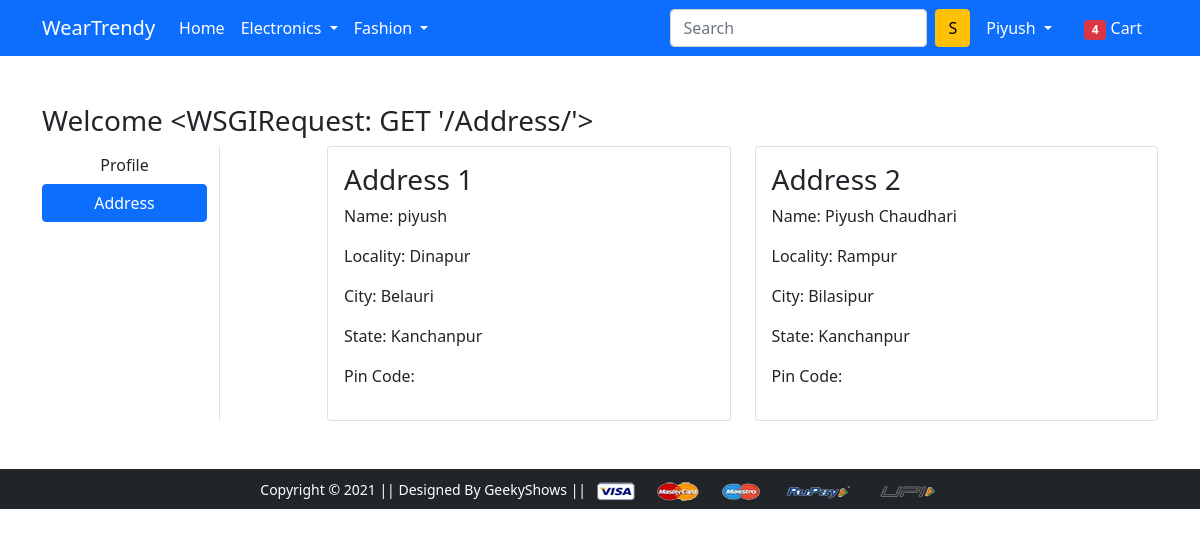
The app's page /address/ (signed in) with its own data.
### app/models.py (models this page shows, shortened)
class Customer(models.Model):
 user = models.ForeignKey(User,on_delete=models.CASCADE)
 name = models.CharField(max_length=200)
 locality = models.CharField(max_length=200)
 city = models.CharField(max_length=50)
 zipcode = models.IntegerField()
 state = models.CharField(choices=STATE_CHOICES, max_length=50)

### app/views.py (the view)
# urls.py: path('address/', views.address, name='address'),
def address(request):
 add = Customer.objects.filter(user=request.user)
 return render(request, 'app/address.html', {'add':add, 'active':'btn-primary'})

### app/templates/app/address.html (shortened to what this page needs)
{% extends 'app/base.html' %}
{% load static %}
{% block main-content %}
<div class="container my-5">
 <div class="row">
 <h3>Welcome <span class="text-capitalize">{{request}}</span> </h3>
  <div class="col-sm-2 border-end">
   <ul class="list-unstyled">
    <li class="d-grid"><a href="{% url 'profile' %}" class="btn">Profile</a></li>
    <li class="d-grid"><a href="{% url 'address' %}" class="btn {{active}}">Address</a></li>
   </ul>
  </div>
  <div class="col-sm-9 offset-sm-1">
   <div class="row">
   {% for ad in add %}
    <div class="col-sm-6">
     <div class="card">
      <div class="card-body">
       <h3>Address {{forloop.counter}}</h3>
       <p>Name: {{ad.name}}</p>
       <p>Locality: {{ad.locality}}</p>
       <p>City: {{ad.city}}</p>
       <p>State: {{ad.state}}</p>
       <p>Pin Code: {{ad.Zipcode}}</p>
      </div>
     </div>
    </div>
   {% endfor %}
   </div>
  </div>
 </div>
</div>
{% endblock main-content %}

### app/templates/app/base.html (shortened to what this page needs)
<!doctype html>
{% load static %}
<html lang="en">
  <head>
    <link href="https://cdn.jsdelivr.net/npm/bootstrap@5.0.0-beta1/dist/css/bootstrap.min.css" rel="stylesheet">
    <link rel="stylesheet" href="{% static 'app/css/owl.carousel.min.css' %}">
    <link rel="stylesheet" href="{% static 'app/css/all.min.css' %}">
    <link rel="stylesheet" href="{% static 'app/css/style.css' %}">
  </head>
  <body>
    <nav class="navbar navbar-expand-lg navbar-dark bg-primary">
     <div class="container">
       <a class="navbar-brand" href="/">WearTrendy</a>
       <div class="collapse navbar-collapse" id="navbarSupportedContent">
         <ul class="navbar-nav me-auto mb-2 mb-lg-0">
           <li class="nav-item">
             <a class="nav-link active" aria-current="page" href="/">Home</a>
           </li>
           <li class="nav-item dropdown">
             <a class="nav-link dropdown-toggle text-white" href="#" id="electronicsDropdown" role="button" data-bs-toggle="dropdown" aria-expanded="false">
               Electronics
             </a>
           </li>
           <li class="nav-item dropdown">
             <a class="nav-link dropdown-toggle text-white" href="#" id="fashionDropdown" role="button" data-bs-toggle="dropdown" aria-expanded="false">
               Fashion
             </a>
           </li>
         </ul>
         <form class="d-flex">
           <input class="form-control me-2" type="search" placeholder="Search" aria-label="Search">
           <button class="btn btn-warning" type="submit">S</button>
         </form>
         <div>
          <ul class="navbar-nav me-auto mb-2 mb-lg-0">
          {% if request.user.is_authenticated %}
           <li class="nav-item dropdown mx-2">
              <a class="nav-link dropdown-toggle text-white" href="#" id="profileDropdown" role="button" data-bs-toggle="dropdown" aria-expanded="false">
                {{request.user.username|capfirst}}
              </a>
            </li>
            <li class="nav-item mx-2">
             <a href="{% url 'add-to-cart' %}" class="nav-link text-white"><span class="badge bg-danger">4</span> Cart </a>
            </li>
          {% endif %}
          </ul>
         </div>
       </div>
     </div>
    </nav>
    {% block main-content %} {% endblock main-content %}
    <footer class="container-fluid bg-dark text-center p-2 mt-5">
        <small class="text-white">Copyright &copy; 2021 || Designed By GeekyShows || </small>
        <img src="{% static 'app/images/payment.png' %}" alt="" srcset="" class="img-fluid" height="2px">
    </footer>
  </body>
</html>

### records on screen
Customer: name "piyush", locality "Dinapur", city "Belauri", state "Kanchanpur"
Customer: name "Piyush Chaudhari", locality "Rampur", city "Bilasipur", state "Kanchanpur"

### other values on screen
{{ request.user.username|capfirst }} "Piyush"
{{ request }} "<WSGIRequest: GET '/Address/'>"
